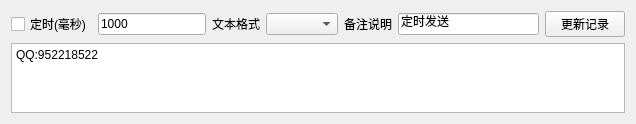
<?xml version="1.0" encoding="UTF-8"?>
<ui version="4.0">
 <class>SAKTimingSendingItemWidget</class>
 <widget class="QWidget" name="SAKTimingSendingItemWidget">
  <property name="geometry">
   <rect>
    <x>0</x>
    <y>0</y>
    <width>636</width>
    <height>117</height>
   </rect>
  </property>
  <property name="windowTitle">
   <string>定时发送</string>
  </property>
  <layout class="QGridLayout" name="gridLayout">
   <item row="0" column="4">
    <widget class="QLabel" name="label_2">
     <property name="text">
      <string>备注说明</string>
     </property>
    </widget>
   </item>
   <item row="0" column="2">
    <widget class="QLabel" name="label">
     <property name="text">
      <string>文本格式</string>
     </property>
    </widget>
   </item>
   <item row="0" column="3">
    <widget class="QComboBox" name="textFormatComboBox"/>
   </item>
   <item row="0" column="5">
    <widget class="QLineEdit" name="remarkLineEdit">
     <property name="text">
      <string>定时发送</string>
     </property>
    </widget>
   </item>
   <item row="0" column="0">
    <widget class="QCheckBox" name="timingCheckBox">
     <property name="text">
      <string>定时(毫秒)</string>
     </property>
    </widget>
   </item>
   <item row="0" column="1">
    <widget class="QLineEdit" name="timingTimeLineEdit">
     <property name="sizePolicy">
      <sizepolicy hsizetype="Preferred" vsizetype="Fixed">
       <horstretch>0</horstretch>
       <verstretch>0</verstretch>
      </sizepolicy>
     </property>
     <property name="text">
      <string>1000</string>
     </property>
    </widget>
   </item>
   <item row="0" column="6">
    <widget class="QPushButton" name="updatePushButton">
     <property name="toolTip">
      <string>更新数据库中相应的数据记录</string>
     </property>
     <property name="text">
      <string>更新记录</string>
     </property>
    </widget>
   </item>
   <item row="1" column="0" colspan="7">
    <widget class="QTextEdit" name="inputDataTextEdit">
     <property name="maximumSize">
      <size>
       <width>16777215</width>
       <height>70</height>
      </size>
     </property>
     <property name="html">
      <string>&lt;!DOCTYPE HTML PUBLIC &quot;-//W3C//DTD HTML 4.0//EN&quot; &quot;http://www.w3.org/TR/REC-html40/strict.dtd&quot;&gt;
&lt;html&gt;&lt;head&gt;&lt;meta name=&quot;qrichtext&quot; content=&quot;1&quot; /&gt;&lt;style type=&quot;text/css&quot;&gt;
p, li { white-space: pre-wrap; }
&lt;/style&gt;&lt;/head&gt;&lt;body style=&quot; font-family:'SimSun'; font-size:9pt; font-weight:400; font-style:normal;&quot;&gt;
&lt;p style=&quot; margin-top:0px; margin-bottom:0px; margin-left:0px; margin-right:0px; -qt-block-indent:0; text-indent:0px;&quot;&gt;QQ:952218522&lt;/p&gt;&lt;/body&gt;&lt;/html&gt;</string>
     </property>
     <property name="placeholderText">
      <string>请输入需要发送的数据</string>
     </property>
    </widget>
   </item>
  </layout>
 </widget>
 <resources/>
 <connections/>
</ui>
